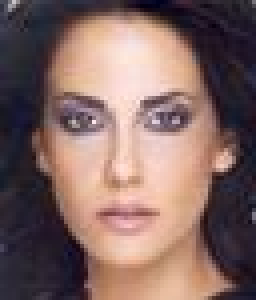
%> input picture exercise8/ex08/faceA.jpg, 64 x 75 px (shown 4 times larger)
$ octave face_detection.m   (GNU Octave 9; MATLAB toolbox functions it lacks are replaced by stand-ins)
%> lines starting %> are read from the running program, lines starting %| are printed output that depends on the picture
close all;

faceA = rgb2gray(imread('ex08\faceA.jpg'));
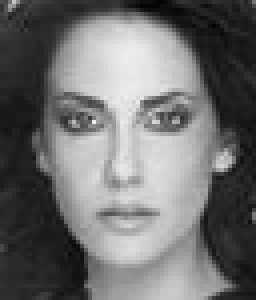
%> faceA: size 75x64 uint8 (shown 4 times larger); min 3, max 238, mean 110.8
faceB = rgb2gray(imread('ex08\faceB.jpg'));
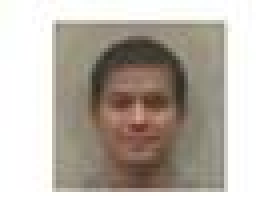
%> input picture exercise8/ex08/faceB.jpg, 69 x 52 px (shown 4 times larger)
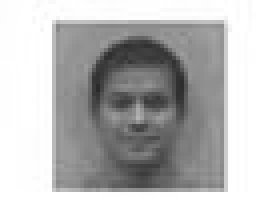
%> faceB: size 52x69 uint8 (shown 4 times larger); min 41, max 255, mean 186.6
faceC = rgb2gray(imread('ex08\faceC.jpg'));
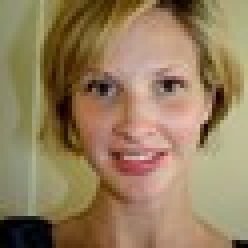
%> input picture exercise8/ex08/faceC.jpg, 62 x 62 px (shown 4 times larger)
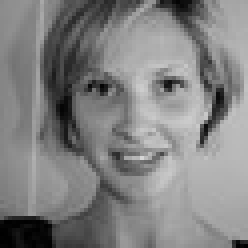
%> faceC: size 62x62 uint8 (shown 4 times larger); min 0, max 214, mean 129.6

load('ex08\Classifiers.mat'); % variable 'classifiers' defined on load
%deleting column of zeroes
classifiers = classifiers(:, 2:size(classifiers,2));
haar_features = HaarFeatures(classifiers);
%> (the run ends here)
